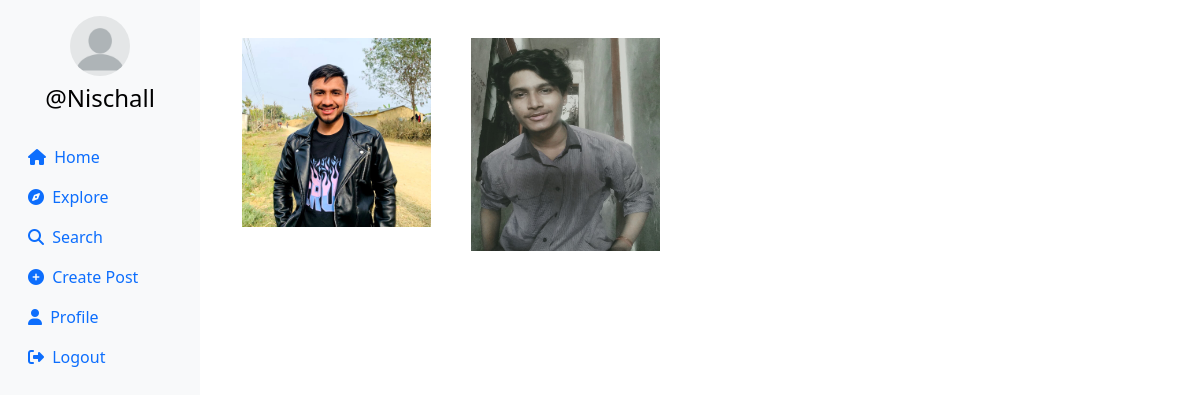
Page /explore (signed in) on the committed database.
### userauth/models.py (models this page shows, shortened)
class Profile(models.Model):
    user = models.ForeignKey(User, on_delete=models.CASCADE)
    id_user = models.IntegerField(primary_key=True, default=0)
    bio = models.TextField(blank=True, default='')
    profileimg = models.ImageField(upload_to='profile_images', default='blank-profile-picture.png')
    location = models.CharField(max_length=100, blank=True, default='')

class Post(models.Model):
    id = models.UUIDField(primary_key=True, default=uuid.uuid4)
    user = models.CharField(max_length=100)
    image = models.ImageField(upload_to='post_images')
    caption = models.TextField()
    created_at = models.DateTimeField(default=datetime.now)
    no_of_likes = models.IntegerField(default=0)

### userauth/views.py (the view)
# urls.py: path('explore',views.explore),
@login_required(login_url='/loginn')
def explore(request):
    post=Post.objects.all().order_by('-created_at')
    profile = Profile.objects.get(user=request.user)
    context={
        'post':post,
        'profile':profile
    }
    return render(request, 'explore.html',context)

### templates/explore.html (shortened to what this page needs)
{% load static %}
<!DOCTYPE html>
<html lang="en">
<head>
    <link rel="stylesheet" href="https://maxcdn.bootstrapcdn.com/bootstrap/4.5.2/css/bootstrap.min.css">
    <link href="https://cdn.jsdelivr.net/npm/bootstrap@5.0.2/dist/css/bootstrap.min.css" rel="stylesheet"
>
    <link rel="stylesheet" href="{% static 'css/app.css' %}">
</head>
<body>
    {% load static %}
    <div class="container-fluid">
        <div class="row">
            <nav class="col-md-2 d-none d-md-block sidebar" style="position: fixed;">
                <div class="text-center mt-3">
                    <img src="{{profile.profileimg.url}}" alt="Profile Picture" class="profile-pic">
                    <h4 class="mt-2"><a href="/profile/{{user}}" style="text-decoration:none;">@{{user}}</a></h4>
                </div>
                <ul class="nav flex-column mt-4">
                    <li class="nav-item">
                        <a class="nav-link active" href="/">
                            <i class="fa-solid fa-house mr-1"></i> Home
                        </a>
                    </li>
                    <li class="nav-item">
                        <a class="nav-link" href="/explore">
                            <i class="fa-solid fa-compass mr-1"></i> Explore
                        </a>
                    </li>
                    <li class="nav-item">
                        <a class="nav-link" href="#" data-bs-toggle="modal" data-bs-target="#exampleModal3">
                            <i class="fa-solid fa-magnifying-glass mr-1"></i> Search
                        </a>
                    </li>
                    <li class="nav-item">
                        <a class="nav-link" href="#" data-bs-toggle="modal" data-bs-target="#exampleModal"
                            data-bs-whatever="@getbootstrap">
                            <i class="fa-solid fa-circle-plus mr-1"></i> Create Post
                        </a>
                    </li>
                    <li class="nav-item">
                        <a class="nav-link" href="/profile/{{profile.user}}">
                            <i class="fa-solid fa-user mr-1"></i> Profile
                        </a>
                    </li>
                    <li class="nav-item">
                        <a class="nav-link" href="/logoutt">
                            <i class="fa-solid fa-right-from-bracket mr-1"></i> Logout
                        </a>
                    </li>
                </ul>
            </nav>
            <main role="main" class="col-md-9 ml-sm-auto col-lg-10 px-md-4">
                <div class="container text-center" style="padding: 10px; margin-top:20px;">
                    <div class="row row-cols-3">
                        {% for pos in post %}
                        <div class="col m-2 image_s" style="margin-bottom:10px;">
                            <img class="image__img" src="{{pos.image.url}}" alt="Post Image"
                                style="max-width: 213px; max-height:213px">
                        </div>
                        {% endfor %}
                    </div>
                </div>
            </main>
        </div>
    </div>
</body>
</html>

### templates/modal.html (shortened to what this page needs)
{% load static %}

### templates/search.html (shortened to what this page needs)
{% load static %}

### templates/explore.html (style rules this page uses)
* { box-sizing: border-box; margin: 0; padding: 0; }
.sidebar { background-color: #f8f9fa; height: 100vh; color: black; }
.profile-pic { width: 60px; height: 60px; border-radius: 50%; object-fit: cover; }
a { color: black; }
.image_s { position: relative; width: 213px; }
.image__img { display: block; width: 100%; }

### rows in the picture
Profile: profileimg (placeholder picture)
Post: image (picture)
Post: image (picture)

### other values in the picture
{{ user }} "Nischall"
